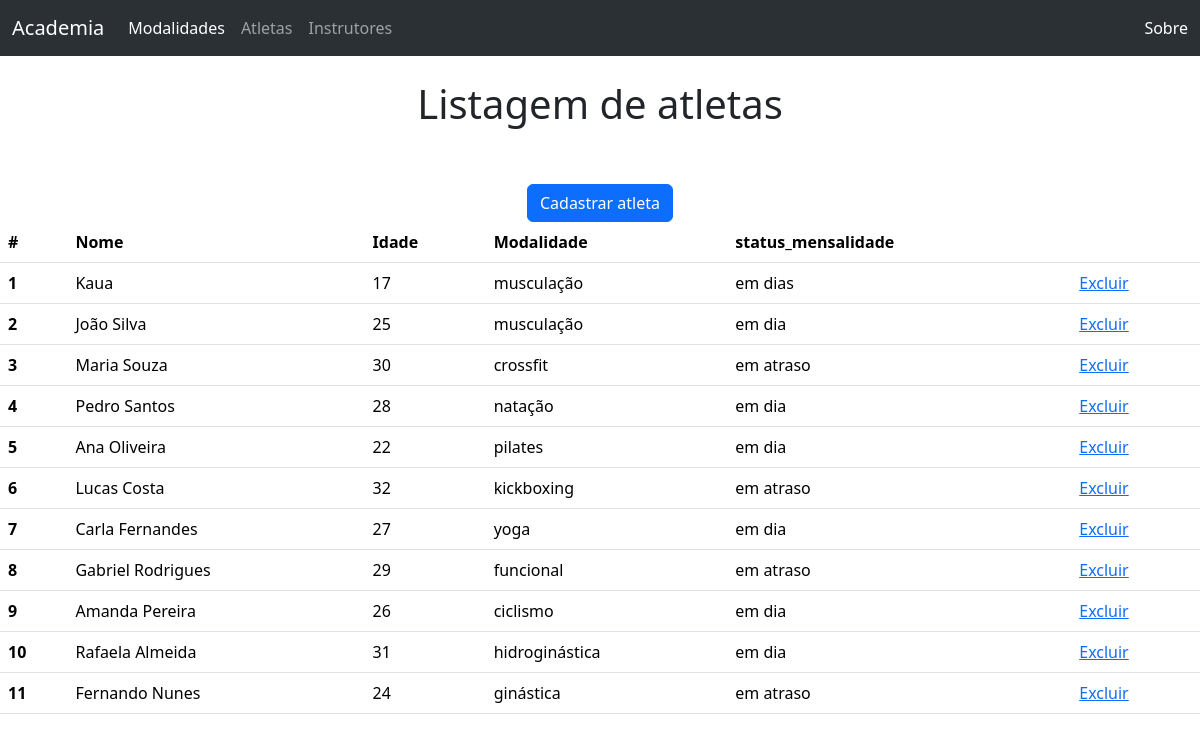
The page /cursos.php on the database its author committed.
### tables this page shows
CREATE TABLE `atletas` (
  `id` int(11) NOT NULL,
  `nome` varchar(100) NOT NULL,
  `idade` varchar(100) NOT NULL,
  `modalidade` varchar(100) NOT NULL,
  `status_mensalidade` varchar(100) NOT NULL
);

### cursos.php (the view, shortened to what this page needs)
<!DOCTYPE html>
<html lang="en">
<head>
    <link href="https://cdn.jsdelivr.net/npm/bootstrap@5.3.2/dist/css/bootstrap.min.css" rel="stylesheet">
</head>
<body>
    <nav class="navbar navbar-expand-lg bg-body-tertiary" data-bs-theme="dark">
        <div class="container-fluid">
            <a class="navbar-brand" href="index.php">Academia</a>
            <div class="collapse navbar-collapse" id="navbarText">
            <ul class="navbar-nav me-auto mb-2 mb-lg-0">
                <li class="nav-item">
                    <a class="nav-link active" aria-current="page" href="modalidade.php">Modalidades</a>
                </li>
                <li class="nav-item">
                    <a class="nav-link" href="cursos.php">Atletas</a>
                </li>
                <li class="nav-item">
                    <a class="nav-link" href="alunos.php">Instrutores</a>
                </li>
            </ul>
            <span class="navbar-text">
                <a class="nav-link" href="sobre.php">Sobre</a>
            </span>
            </div>
        </div>
    </nav>
    <center>
        <br>
        <h1>Listagem de atletas</h1>
        <br>
        <br>
        <a href="cursos_formulario.php" class="btn btn-primary" role="button">Cadastrar atleta</a>
    </center>
    <?php
    $servidor = "localhost";
    $usuario = "root";
    $senha = "";
    $banco = "academia";
    $conn = new mysqli($servidor, $usuario, $senha, $banco);
    $consulta = "SELECT * FROM `atletas`";
    $result = $conn->query($consulta);
    if ($result->num_rows > 0) {
?>
    <table class="table">
        <thead>
            <tr>
                <th scope="col">#</th>
                <th scope="col">Nome</th>
                <th scope="col">Idade</th>
                <th scope="col">Modalidade</th>
                <th scope="col">status_mensalidade</th>
                <th scope="col"></th>
            </tr>
        </thead>
        <tbody>
<?php
        while($row = $result->fetch_assoc()) {
            echo "<tr>";
            echo "<th scope=\"row\">". $row["id"] ."</th>";
            echo "<td>". $row["nome"] ."</td>";
            echo "<td>". $row["idade"] ."</td>";
            echo "<td>". $row["modalidade"] ."</td>";
            echo "<td>". $row["status_mensalidade"] ."</td>";
            echo "<td><a href=\"cursos_exclui.php?id=". $row["id"] ."\">Excluir</a></td>";
            echo "</tr>";
        }
?>
        </tbody>
    </table>
<?php
    } else {
        echo "0 itens";
    }
    ?>
</body>
</html>

### rows shown on the page
atletas: id "1", nome "Kaua", idade "17", modalidade "musculação", status_mensalidade "em dias"
atletas: id "2", nome "João Silva", idade "25", modalidade "musculação", status_mensalidade "em dia"
atletas: id "3", nome "Maria Souza", idade "30", modalidade "crossfit", status_mensalidade "em atraso"
atletas: id "4", nome "Pedro Santos", idade "28", modalidade "natação", status_mensalidade "em dia"
atletas: id "5", nome "Ana Oliveira", idade "22", modalidade "pilates", status_mensalidade "em dia"
atletas: id "6", nome "Lucas Costa", idade "32", modalidade "kickboxing", status_mensalidade "em atraso"
atletas: id "7", nome "Carla Fernandes", idade "27", modalidade "yoga", status_mensalidade "em dia"
atletas: id "8", nome "Gabriel Rodrigues", idade "29", modalidade "funcional", status_mensalidade "em atraso"
atletas: id "9", nome "Amanda Pereira", idade "26", modalidade "ciclismo", status_mensalidade "em dia"
atletas: id "10", nome "Rafaela Almeida", idade "31", modalidade "hidroginástica", status_mensalidade "em dia"
atletas: id "11", nome "Fernando Nunes", idade "24", modalidade "ginástica", status_mensalidade "em atraso"
